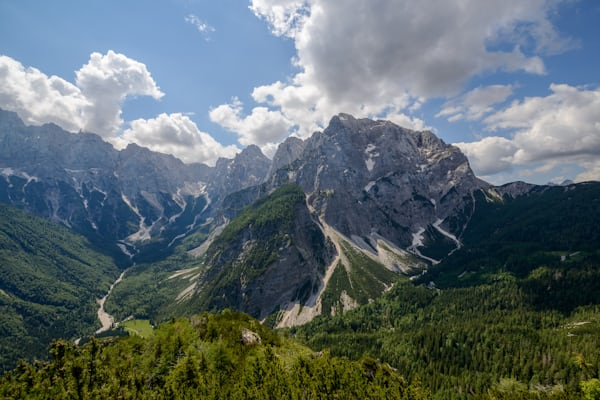
#> input picture EX 5/input.jpg.jpg, 600 x 400 px
$ python 'R&C.py'
#> lines starting #> are read from the running program, lines starting #| are printed output that depends on the picture
import numpy as np
import matplotlib.pyplot as plt
import matplotlib.image as mpimg

# Read RGB image
rgb = mpimg.imread("input.jpg.jpg")  # use a small sample RGB image
#> rgb is the input picture: shape (400, 600, 3); mean R, G, B 92.7, 106.1, 109.6

# Ensure it's in float format [0,1]
if rgb.dtype != np.float32 and rgb.max() > 1.0:
    rgb = rgb / 255.0

# Manual grayscale conversion using luminosity method
grayscale = 0.299 * rgb[:, :, 0] + 0.587 * rgb[:, :, 1] + 0.114 * rgb[:, :, 2]
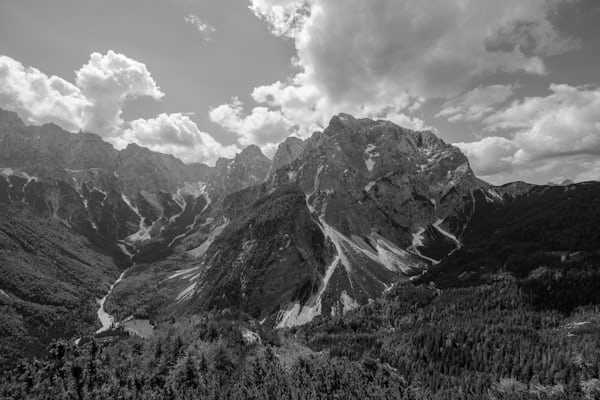
#> grayscale: shape (400, 600) float64; min 0, max 1, mean 0.402

# Save grayscale
plt.imsave("grayscale.png", grayscale, cmap='gray')
